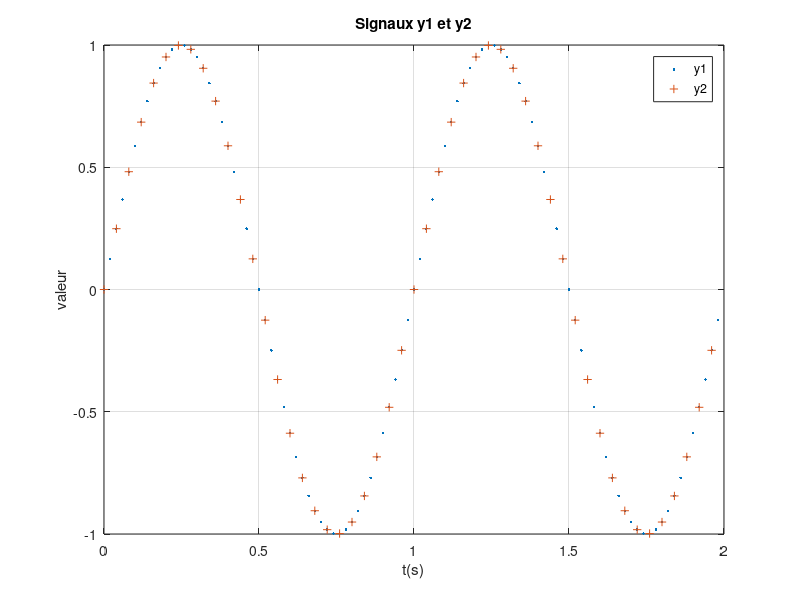
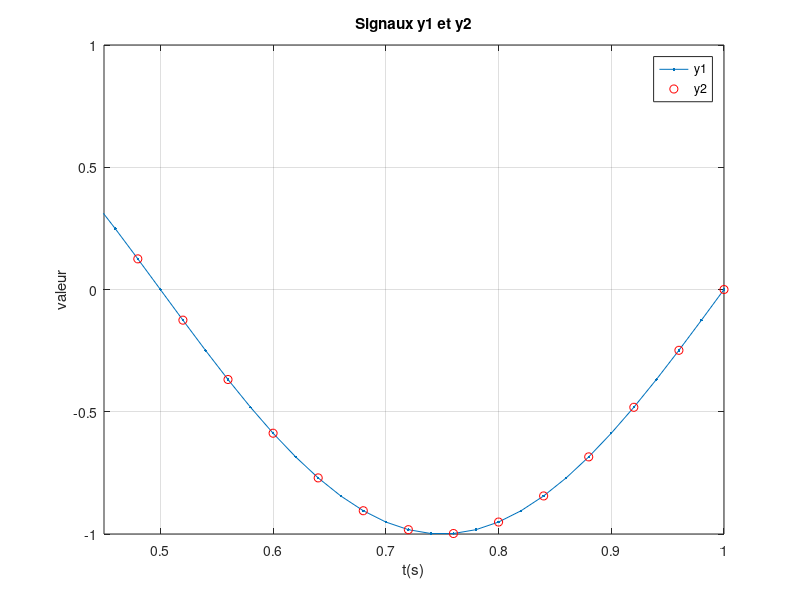
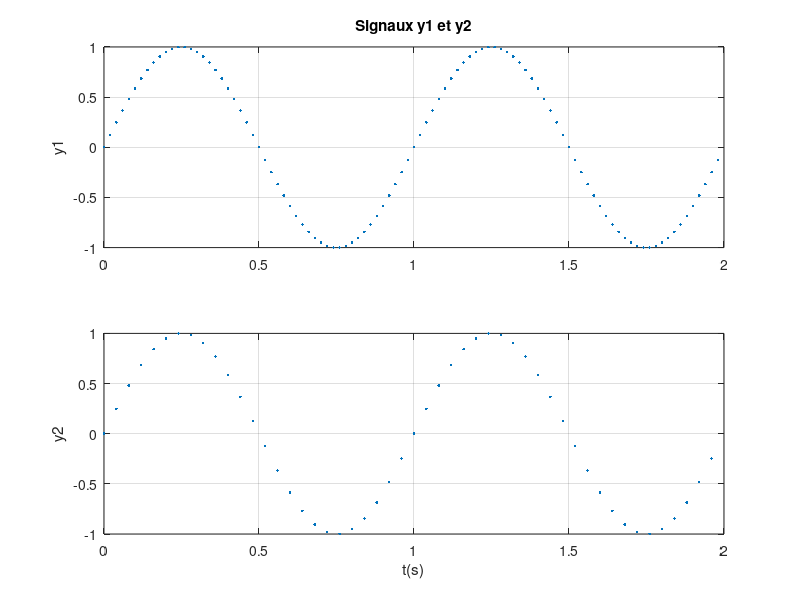

The MATLAB source for these figures, in order:
% trace2.m

clear all, close all
Te1 = 0.02;N1 = 100;
x1 = 0:Te1:(N1-1)*Te1;
y1 = sin(2*pi*x1);
Te2 = 0.04;N2 = 50;
x2 = 0:Te2:(N2-1)*Te2;
y2 = sin(2*pi*x2);

figure
plot(x1,y1,'.',x2,y2,'+')
grid on, zoom on
xlabel('t(s)');
ylabel('valeur');
legend('y1','y2')
title('Signaux y1 et y2');

figure
plot(x1,y1,'.-')
title('Signal y1');
hold on
plot(x2,y2,'or')
xlim([0.45 1])
hold off
grid on, zoom on
xlabel('t(s)');
ylabel('valeur');
legend('y1','y2')
title('Signaux y1 et y2');

figure
subplot(2,1,1)
plot(x1,y1,'.')
ylabel('y1');
title('Signaux y1 et y2');
grid on
subplot(2,1,2)
plot(x2,y2,'.')
grid on, zoom on
xlabel('t(s)');
ylabel('y2');
